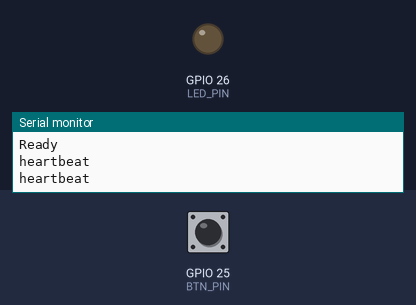
This program was run on a simulated ESP32. On the bench: output pins drawn as LEDs (lit = HIGH), the last lines printed to the serial monitor. The test bench sets the inputs (shaded band); at power-on: GPIO 25 (BTN_PIN) HIGH.

Above: at 2.7 s.
2.8 s: GPIO 25 (BTN_PIN) pulled LOW for 0.15 s
At 3.3 s:
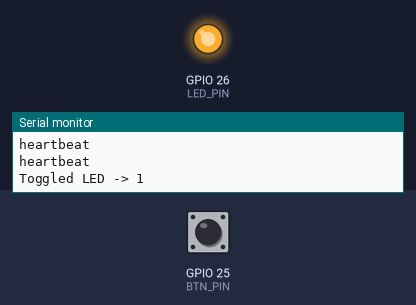
4.4 s: GPIO 25 (BTN_PIN) pulled LOW for 1 s
At 5.7 s:
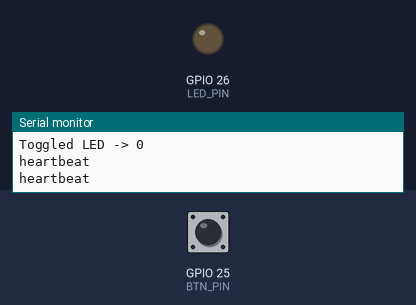
6.9 s: GPIO 25 (BTN_PIN) pulled LOW for 3.2 s
At 7.6 s:
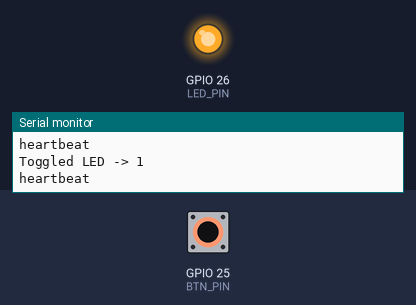
Timing chart, 0 to 9.9 s (numbered marks = the images above; inputs shaded):
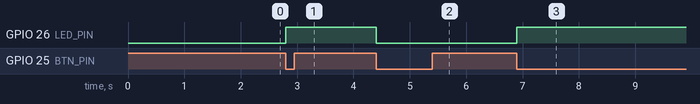

Measured:
- after the input at 2.8 s, GPIO 26 (LED_PIN): LOW → HIGH at once
- after the input at 4.4 s, GPIO 26 (LED_PIN): HIGH → LOW at once
- after the input at 6.9 s, GPIO 26 (LED_PIN): LOW → HIGH at once

The program:

main.cpp
```cpp
#include <Arduino.h>
#include "esp_timer.h"

constexpr int BTN_PIN = 25;     // button to GND nad 25
constexpr int LED_PIN = 26;      // onboard LED on many v1 boards
constexpr int64_t DEBOUNCE = 50000;    // esp_timer_get_time() returns int64_t

volatile int      g_ledState   = LOW;
volatile int64_t  g_lastEdge = 0;       // volatile for interrupts, change state outside loop
volatile bool     g_pressed    = false;   // debug flag set by ISR

void IRAM_ATTR btn_dbn() {    // debounce handled in function, can be handled in loop()
  int64_t now = esp_timer_get_time();
  if (now - g_lastEdge < DEBOUNCE) return;
  g_lastEdge = now;

  g_ledState = !g_ledState;
  digitalWrite(LED_PIN, g_ledState);
  g_pressed = true;  // tell loop to print
}

void setup() {
  Serial.begin(115200);
  delay(1500);
  Serial.println("Ready");

  pinMode(LED_PIN, OUTPUT);
  digitalWrite(LED_PIN, LOW); // initially low

  pinMode(BTN_PIN, INPUT_PULLUP);
  attachInterrupt(digitalPinToInterrupt(BTN_PIN), btn_dbn, FALLING); // button + debounce triggers on HIGH to LOW
}

void loop() {
  static uint32_t lastBeat = 0;
  uint32_t now = millis();
  if (now - lastBeat >= 1000) { // serial issues, mismatched baud/port
    lastBeat = now;
    Serial.println("heartbeat");
  }

  if (g_pressed) {    // button pressed, ISR pressed
    g_pressed = false;
    Serial.printf("Toggled LED -> %d\n", g_ledState);
  }
}
```
